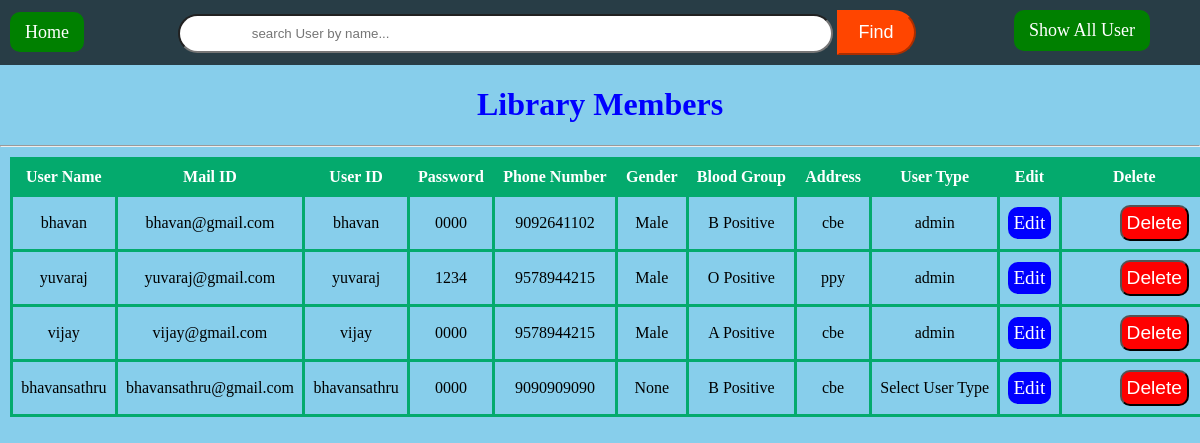
The app's page /searchUser, older data.
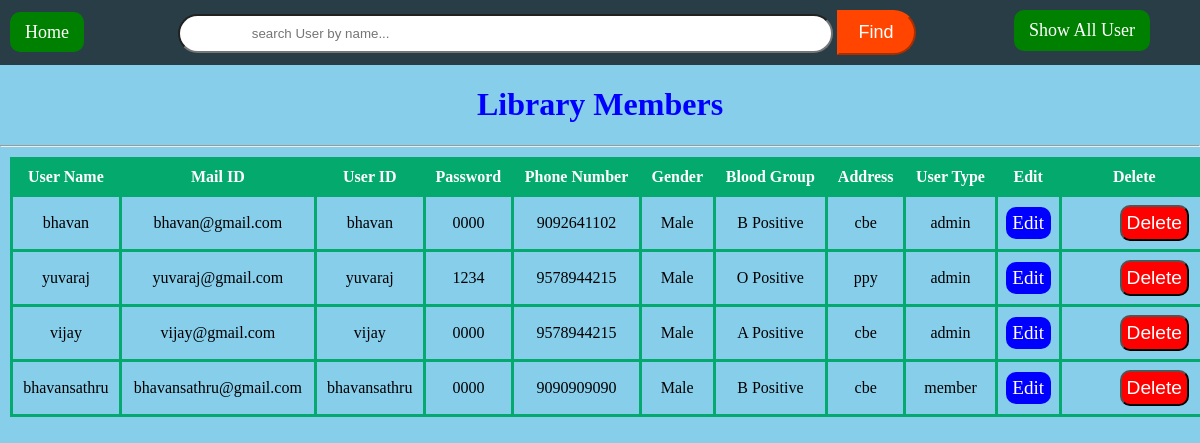
The same page, newer data.
### tables this page shows
CREATE TABLE users(name text, email text,userId text primary key,
         password text, phno integer, gender text, bloodgroup text, address text, userType text);

### app.py (the view)
@app.route("/searchUser", methods = ['POST', 'GET'])
def searchUser():
   mydb = sqlite3.connect("lbms.db")
   mycursor = mydb.cursor()
   mycursor.execute("select * from users")
   datas = mycursor.fetchall()
   if request.method == 'POST':
      name = request.form.get("name")
      mycursor.execute("select * from users where name like ? order by name asc", ('%'+name+'%',))
      datas = mycursor.fetchall()
   mycursor.close()
   mydb.commit()
   mydb.close()
   return render_template("searchUser.html", users = datas)

### templates/searchUser.html (shortened to what this page needs)
<!DOCTYPE html>
<html lang="en">
<head>
    <link rel="stylesheet" href="{{url_for('static',filename = 'css/table.css')}}">
</head>
<body>
    <nav>
        <a href="/home" >Home</a>
        <form action="/searchUser" method="post">
            <input type="search" name="name" id="" placeholder="search User by name..." required>
            <input type="submit" value="Find">
        </form>
        <a href="/searchUser" class="all-user">Show All User</a>
    </nav>
    <h1>Library Members</h1>
    <hr>
    <div>
        <table>
            <thead>
                <tr>
                    <th>User Name</th>
                    <th>Mail ID</th>
                    <th>User ID</th>
                    <th>Password</th>
                    <th>Phone Number</th>
                    <th>Gender</th>
                    <th>Blood Group</th>
                    <th>Address</th>
                    <th>User Type</th>
                    <th>Edit</th>
                    <th>Delete</th>
                </tr>
            </thead>
            {% for user in users %}
                <tr>
                    <td>{{user[0]}}</td>
                    <td>{{user[1]}}</td>
                    <td>{{user[2]}}</td>
                    <td>{{user[3]}}</td>
                    <td>{{user[4]}}</td>
                    <td>{{user[5]}}</td>
                    <td>{{user[6]}}</td>
                    <td>{{user[7]}}</td>
                    <td>{{user[8]}}</td>
                    <td><a class="btn-edit" href="{{url_for('editUser',userID=user[2])}}">Edit</a></td>
                    <td style="width: 50px;"><form action="/deleteUser/{{user[2]}}"
                        method="post"
                        onsubmit="return confirm('Are you sure you wish to delete?');">
                        <input  class="btn-delete" type="submit" value="Delete">
                    </form></td>
                </tr>
            {% endfor %}
        </table>
    </div>
</body>
</html>

### static/css/table.css (style rules this page uses)
body { margin: 0px; padding: 0px; background-color:skyblue; }
nav { background-color:rgba(0,0,0,.7); padding: 10px 0px 10px 10px; }
nav a { background-color: green; font-size: large; color: white; text-decoration: none; padding : 10px 15px; border-radius: 10px; }
form, input[type = "search"] { width: 55%; padding: 10px; margin-left: 40px; border-radius: 50px; text-indent: 10%; display: inline; }
nav input[type = "submit"] { background-color: orangered; border-radius: 0px 25px 25px 0px; font-size: large; padding: 10px 20px; color: white; border-color:orangered; }
h1 { text-align: center; color: blue; }
.all-user, .all-book { float: right; margin-right: 50px; }
table { border-collapse: collapse; width: 100%; margin: 10px; }
th { background-color: #04AA6D; color: white; }
th, td { border: 3px solid #04AA6D; text-align: center; padding: 8px; }
.btn-edit { display: block; align-items: center; text-decoration: none; background-color: blue; font-size: larger; color: white; border-radius: 10px; padding: 5px; }
.btn-delete { margin:none; padding: 5px; background-color: red; font-size: larger; color: white; border-radius: 10px; align-items: left; }

Row changes from the older to the newer data that the page shows:
changed users "bhavansathru": gender "None" → "Male"; userType "Select User Type" → "member"
